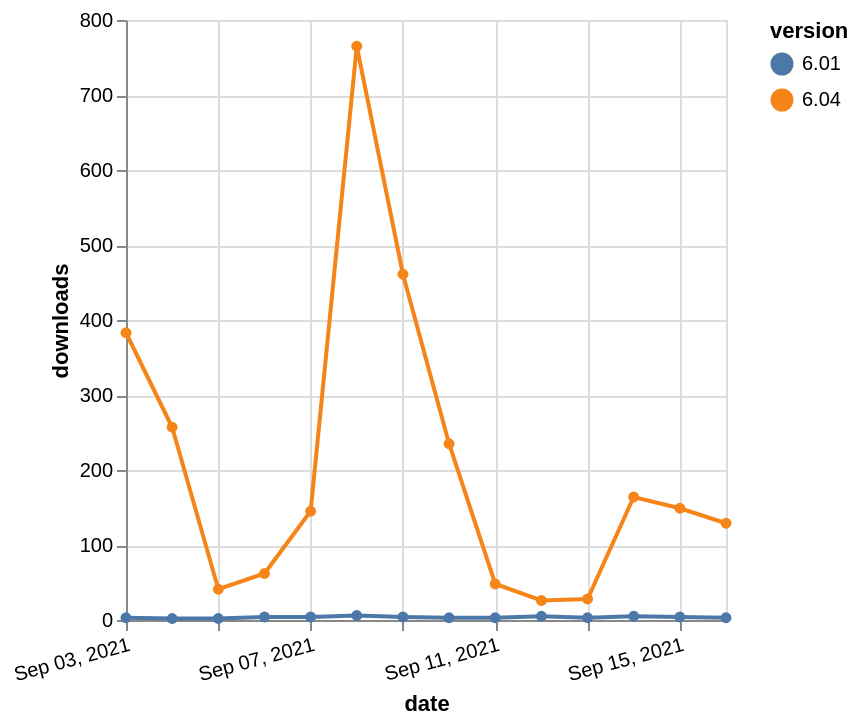

The specification (Vega-Lite) saved for this image:
### Vega-Lite specification from a JSON file in a GitHub repository (floating-point values rounded to 4 significant figures)
{"$schema": "https://vega.github.io/schema/vega-lite/v5.json", "description": "A simple bar chart with embedded data.", "data": {"values": [{"date": "2021-09-03", "total": 141870, "delta": 383, "version": "6.04"}, {"date": "2021-09-04", "total": 142127, "delta": 257, "version": "6.04"}, {"date": "2021-09-05", "total": 142168, "delta": 41, "version": "6.04"}, {"date": "2021-09-06", "total": 142230, "delta": 62, "version": "6.04"}, {"date": "2021-09-07", "total": 142375, "delta": 145, "version": "6.04"}, {"date": "2021-09-08", "total": 143140, "delta": 765, "version": "6.04"}, {"date": "2021-09-09", "total": 143601, "delta": 461, "version": "6.04"}, {"date": "2021-09-10", "total": 143836, "delta": 235, "version": "6.04"}, {"date": "2021-09-11", "total": 143884, "delta": 48, "version": "6.04"}, {"date": "2021-09-12", "total": 143910, "delta": 26, "version": "6.04"}, {"date": "2021-09-13", "total": 143938, "delta": 28, "version": "6.04"}, {"date": "2021-09-14", "total": 144102, "delta": 164, "version": "6.04"}, {"date": "2021-09-15", "total": 144251, "delta": 149, "version": "6.04"}, {"date": "2021-09-16", "total": 144380, "delta": 129, "version": "6.04"}, {"date": "2021-09-03", "total": 31903, "delta": 3, "version": "6.01"}, {"date": "2021-09-04", "total": 31905, "delta": 2, "version": "6.01"}, {"date": "2021-09-05", "total": 31907, "delta": 2, "version": "6.01"}, {"date": "2021-09-06", "total": 31911, "delta": 4, "version": "6.01"}, {"date": "2021-09-07", "total": 31915, "delta": 4, "version": "6.01"}, {"date": "2021-09-08", "total": 31921, "delta": 6, "version": "6.01"}, {"date": "2021-09-09", "total": 31925, "delta": 4, "version": "6.01"}, {"date": "2021-09-10", "total": 31928, "delta": 3, "version": "6.01"}, {"date": "2021-09-11", "total": 31931, "delta": 3, "version": "6.01"}, {"date": "2021-09-12", "total": 31936, "delta": 5, "version": "6.01"}, {"date": "2021-09-13", "total": 31939, "delta": 3, "version": "6.01"}, {"date": "2021-09-14", "total": 31944, "delta": 5, "version": "6.01"}, {"date": "2021-09-15", "total": 31948, "delta": 4, "version": "6.01"}, {"date": "2021-09-16", "total": 31951, "delta": 3, "version": "6.01"}]}, "width": "container", "mark": {"type": "line", "point": {"filled": true}}, "encoding": {"x": {"field": "date", "type": "temporal", "timeUnit": "yearmonthdate", "title": "date", "axis": {"labelAngle": -15}}, "y": {"field": "delta", "type": "quantitative", "title": "downloads"}, "color": {"field": "version", "type": "nominal"}, "tooltip": {"field": "delta"}}}
